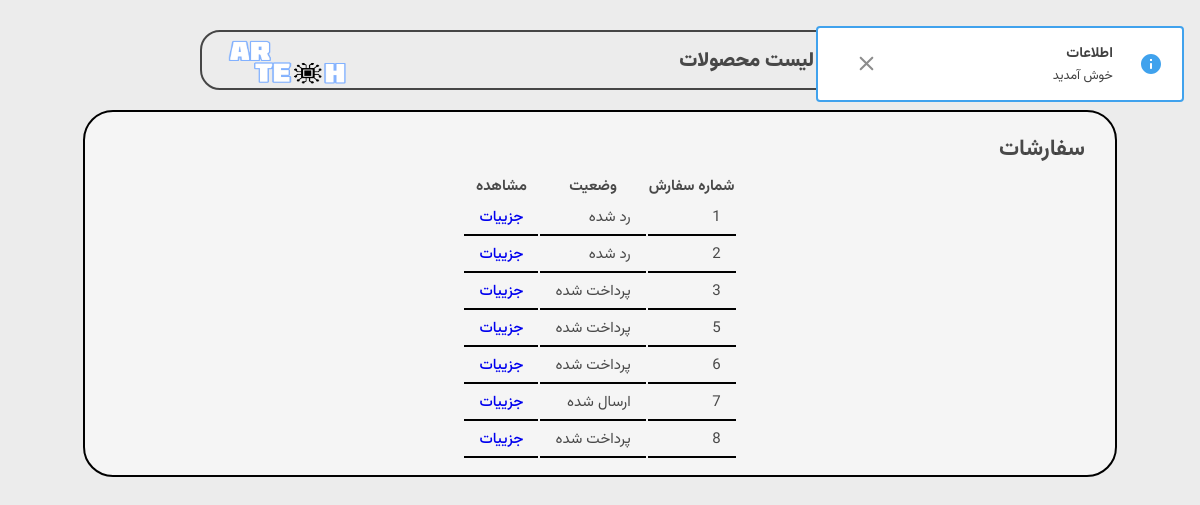
The app's page /admin/dashboard (signed in), older data.
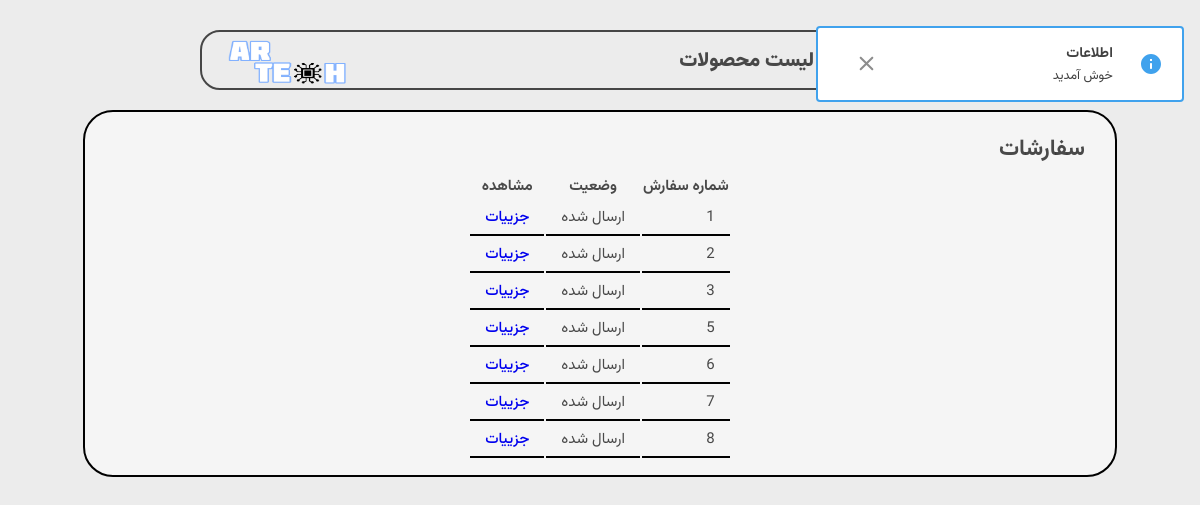
The same page, newer data.
### models/model_cart.py (models this page shows, shortened)
class Cart(db.Model):
    __tablename__="carts"
    id = Column(Integer , primary_key= True)
    status = Column(String, default='pending')
    user_id = Column(Integer,ForeignKey('users.id'),nullable=False)
    user = db.relationship('User',backref=backref('carts', lazy ='dynamic'))
    def get_status_persian(self):
        if self.status == 'pending':
            return ' در انتظار پرداخت '
        elif self.status == 'Paid':
            return " پرداخت شده "
        elif self.status == 'paid':
            return " پرداخت شده "
        elif self.status == 'sent':
            return ' ارسال شده '
        elif self.status == 'rejected':
            return ' رد شده '

### blueprints/admin.py (the view)
@app.route('/admin/dashboard' , methods = ["GET"])
def dashboard():
    carts = Cart.query.filter(Cart.status != 'pending').all()
    flash(' خوش آمدید ')
    return render_template("/admin/dashboard.html" ,carts = carts )

### blueprints/admin.py (called while the page is built)
@app.before_request
def before_request():
    if session.get('admin_login', None) == None and request.endpoint != "admin.main":
        abort(403)

### templates/admin/dashboard.html (shortened to what this page needs)
{% extends 'base.html' %}
{% block body %}
    {% include 'parts/header.html' %}
    <section class="simple-box" >
        <h1>سفارشات</h1>
            <table class="cart">
                <tr>
                    <th>شماره سفارش</th>
                    <th>وضعیت</th>
                    <th>مشاهده</th>
                </tr>
                {% for cart in carts %}
                <tr>
                    <td>{{ cart.id }}</td>
                    <td>{{ cart.get_status_persian() }}</td>
                    <td><a href="{{ url_for('admin.order', id = cart.id)}}">جزيیات</a></td>
                </tr>
                {% endfor %}
            </table>
    </section>
{% endblock %}

Row changes from the older to the newer data that the page shows:
changed Cart id 1: get_status_persian "رد شده" → "ارسال شده"
changed Cart id 2: get_status_persian "رد شده" → "ارسال شده"
changed Cart id 3: get_status_persian "پرداخت شده" → "ارسال شده"
changed Cart id 5: get_status_persian "پرداخت شده" → "ارسال شده"
changed Cart id 6: get_status_persian "پرداخت شده" → "ارسال شده"
changed Cart id 8: get_status_persian "پرداخت شده" → "ارسال شده"
